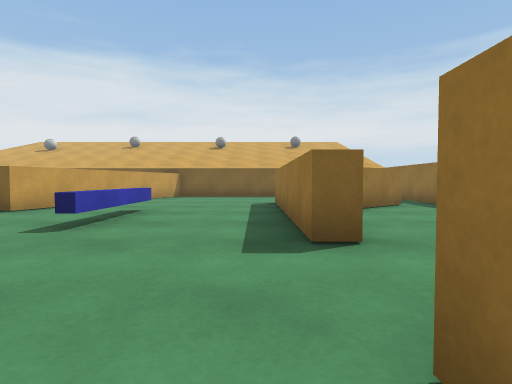
view 1 (above)

19 first-person views from a walk through a scene from a Unity 3-D project. The camera is 0.68 m above the floor, tilts 2° down and sees 80° across. The floor is counted in squares, 1 m on a side. Each view is taken from the middle of a square. On the plan, view 1 faces up. The plan holds only what a view shows up to about 10 squares ahead; the rest is blank. The place goes on beyond the plan. The player character is not drawn. Surface patterns are stand-ins for the level's own textures.

view 2
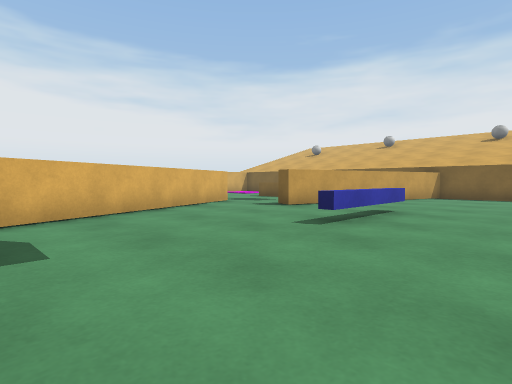

view 3
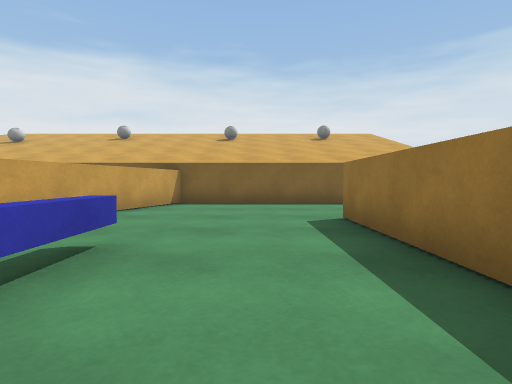

view 4
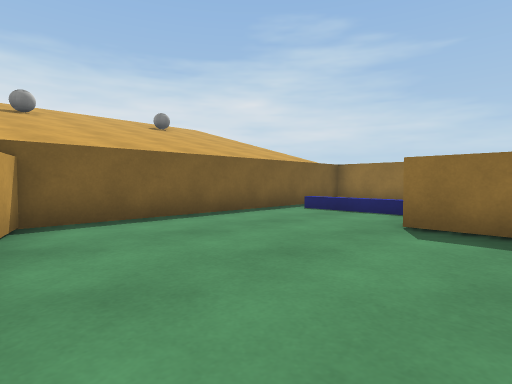

view 5
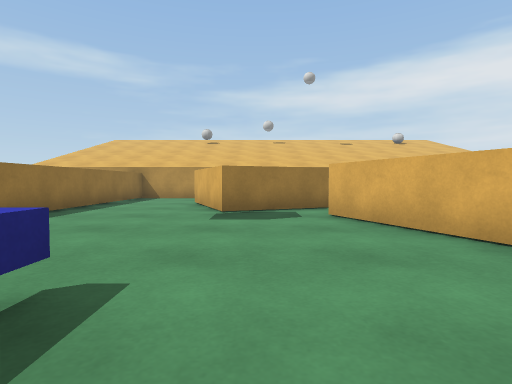

view 6
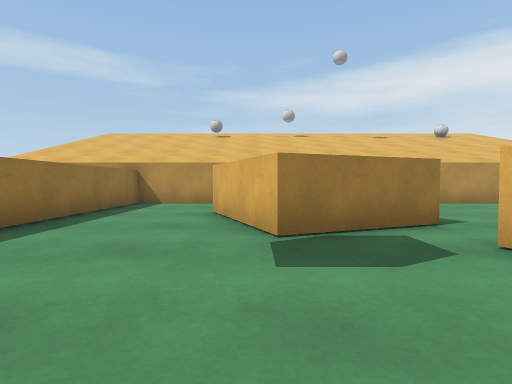

view 7
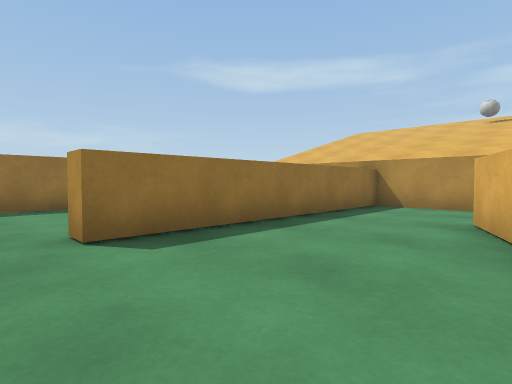

view 8
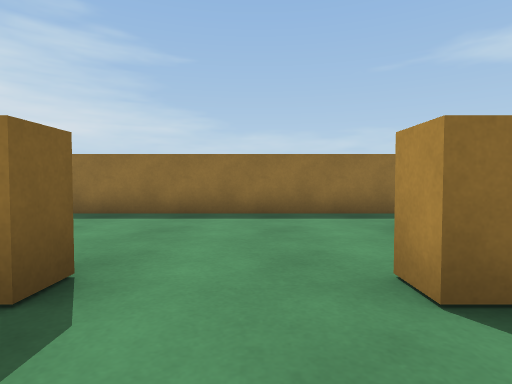

view 9
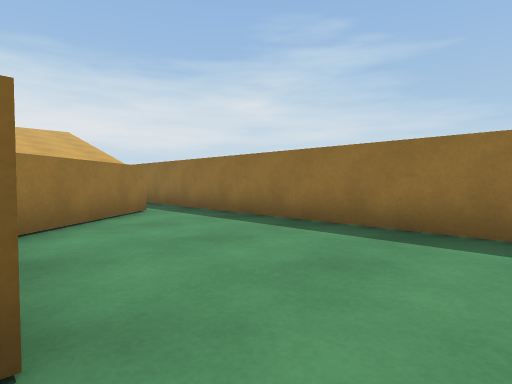

view 10
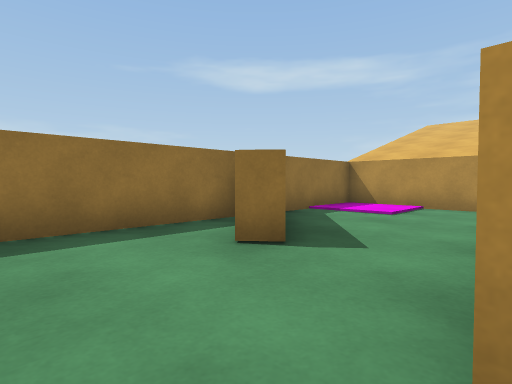

view 11
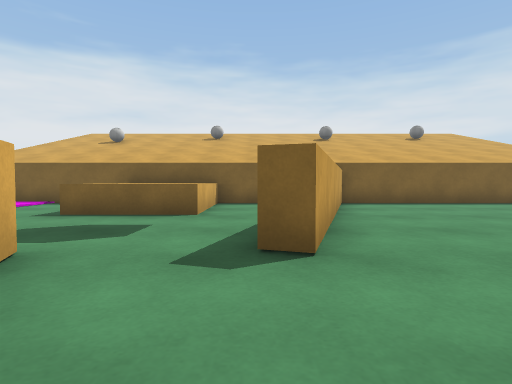

view 12
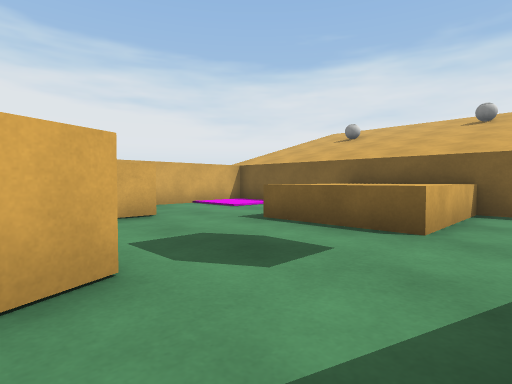

view 13
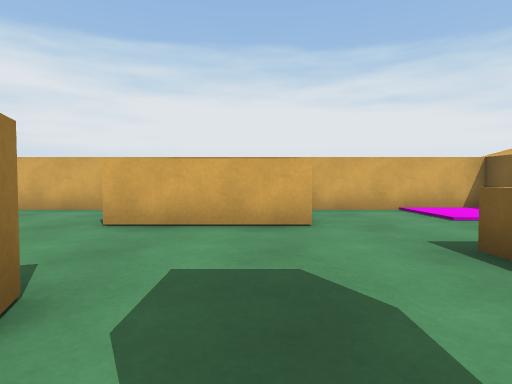

view 14
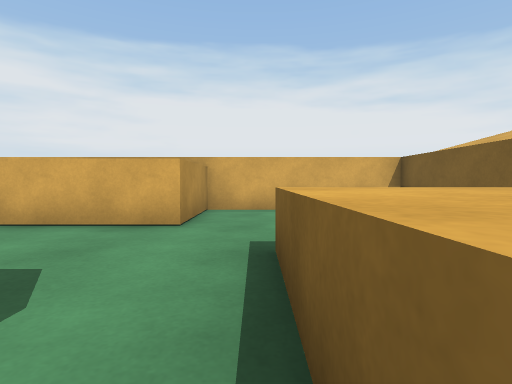

view 15
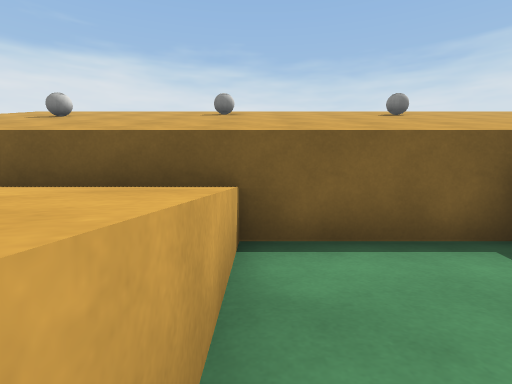

view 16
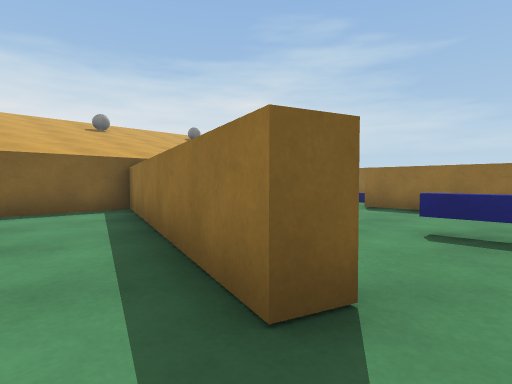

view 17
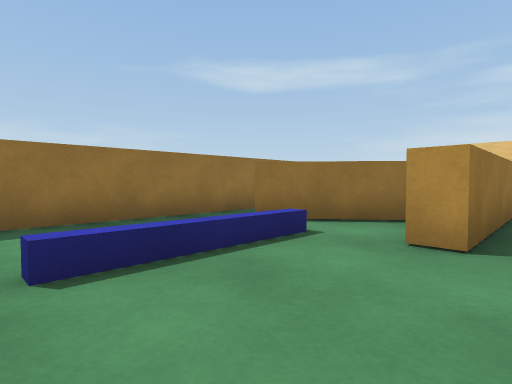

view 18
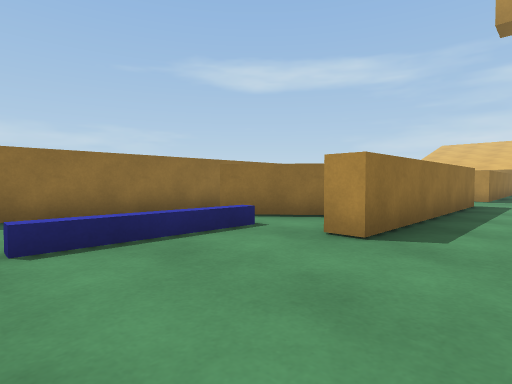

view 19
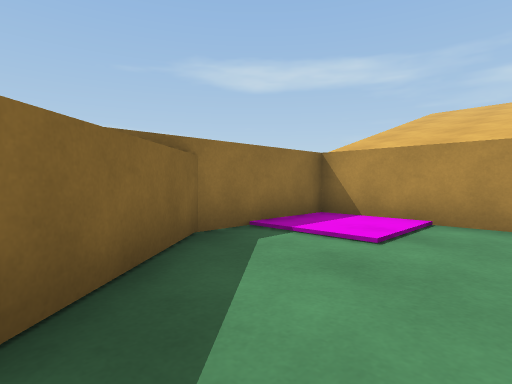

### Floor plan
Key: @ floor where view 1 was taken; # wall or solid block; . main floor; : floor 0.05 m higher than the main floor; ^ raised ledge.
Columns run from 15 left of view 1 to 6 right of it. Each row starts with its distance up from view 1.
 14 ######################
 13 #::..^^^^..#.........#
 12 #::..^^^^..#......^..#
 11 #....^^^^.##......^ .#
 10 #.....^^..#.......^ .#
  9  ^^^......#.....#.##.#
  8    ^.....##.....###..#
  7    ^.....#..^...##...#
  6    ^...#....^...#....#
  5   .... #....^...#....#
  4 #...    ^.......#....#
  3 #..     ^............#
  2 #       ^............#
  1          #......#....#
  0          #.....@#....#
 -1          ..##...#.##.#
 -2         ..###...#..###
 -3        ..   #...#...##
 -4       ...   #...#....#
 -5       ..     ...#..::#
 -6      ..      ...#..::#
 -7      ##      #########

Where each view was taken, in squares from view 1:
view 1: 0 up, 0 right, facing up
view 2: 0 up, 0 right, facing up-left
view 3: 4 up, 1 left, facing up
view 4: 8 up, 4 left, facing up-right
view 5: 6 up, 4 left, facing down
view 6: 3 up, 3 left, facing down
view 7: 2 up, 3 left, facing down-right
view 8: 2 up, 1 left, facing right
view 9: 2 up, 1 right, facing up-right
view 10: 2 up, 1 right, facing down-right
view 11: 4 up, 6 left, facing up
view 12: 6 up, 6 left, facing up-left
view 13: 8 up, 7 left, facing left
view 14: 10 up, 7 left, facing left
view 15: 10 up, 7 left, facing up
view 16: 6 up, 7 left, facing up-right
view 17: 13 up, 0 right, facing down-right
view 18: 13 up, 1 left, facing down-right
view 19: 1 down, 2 right, facing down-right
